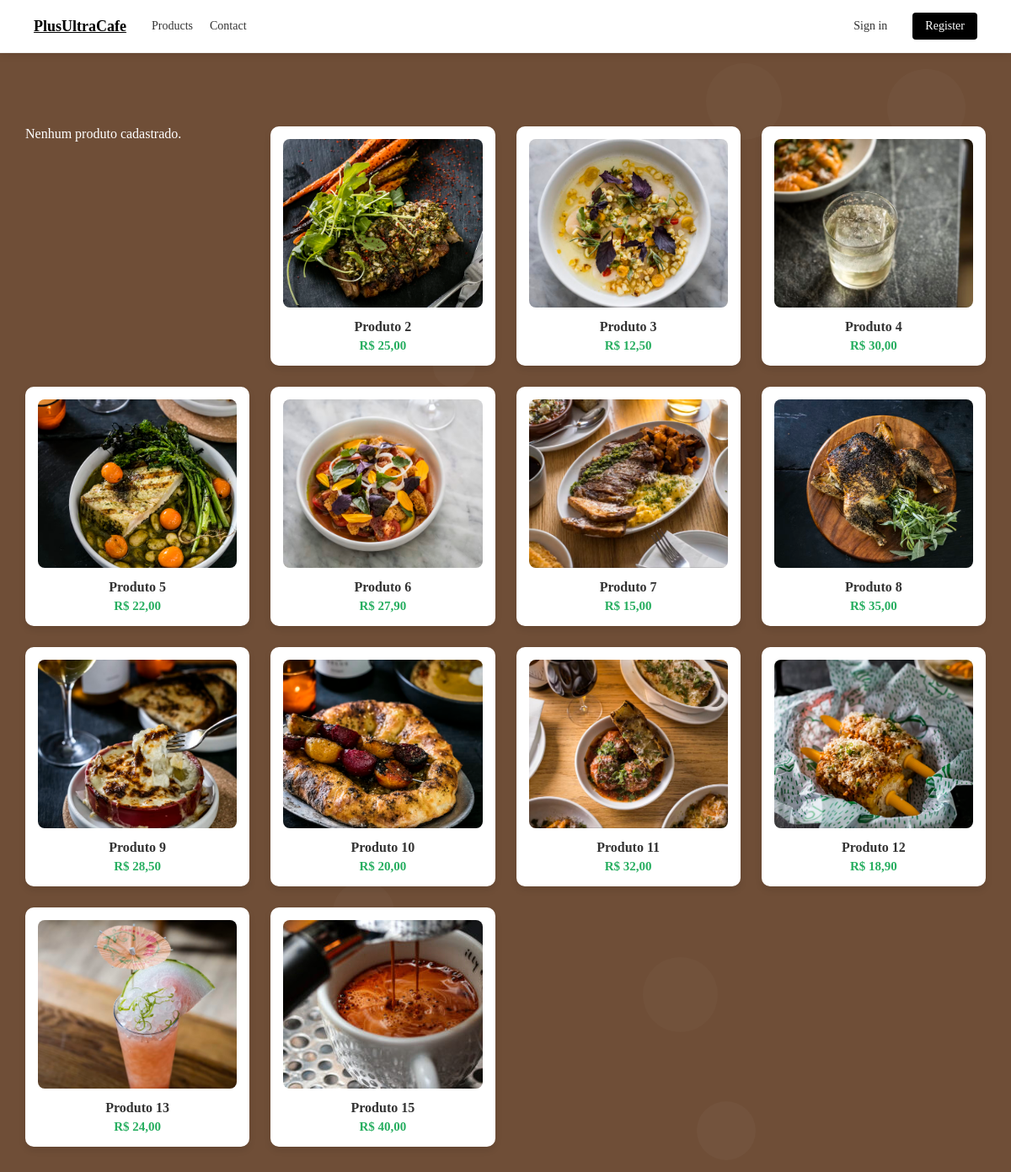
Before: /janela/products/ with the older database file.
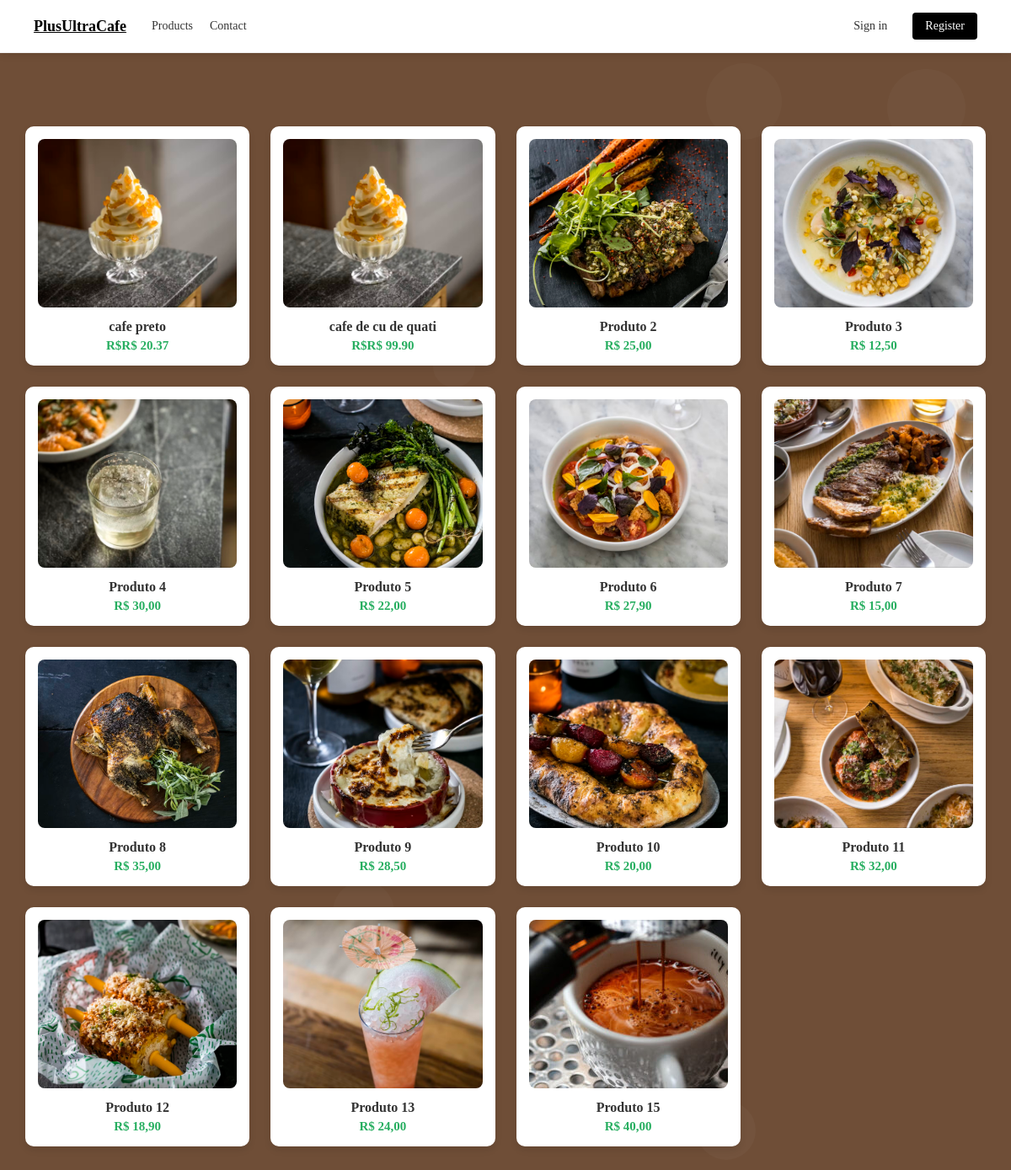
After: the same page with the newer database file.
### janela/models.py (models this page shows, shortened)
class Produto(models.Model):
    nome = models.CharField(max_length=200)
    descricao = models.TextField(blank=True, null=True)
    preco = models.DecimalField(max_digits=10, decimal_places=2)
    estoque = models.PositiveIntegerField(default=0)

### janela/views.py (the view)
# urls.py: path('products/', views.ver_produtos, name='products'),
def ver_produtos(request):
    lista_de_produtos = Produto.objects.all()
    contexto = {
        'produtos': lista_de_produtos
    }
    return render(request, 'janela/products.html', contexto)

### janela/context_processors.py (called while the page is built)
def auth_status(request):  # ← Mude o nome para auth_status
    return {
        'usuario_autenticado': request.user.is_authenticated,
        'usuario_nome': request.user.first_name if request.user.is_authenticated else None,
    }

### janela/templates/janela/products.html (shortened to what this page needs)
{% load static %}
<!DOCTYPE html>
<html lang="pt-br">
<head>
</head>
<body>
    <nav>
        <div class="nav-left">
            <a href="{% url 'index' %}" class="logo">PlusUltraCafe</a>
            <div class="nav-links">
                <a href="{% url 'products' %}">Products</a>
                <a href="{% url 'contact' %}">Contact</a>
            </div>
        </div>
        <div class="nav-right">
            {% if user.is_authenticated %}
            <div class="auth-buttons">
                <a href="{% url 'perfil' %}" class="welcome-text">Olá, {{ user.first_name }}!</span>
                    <a href="{% url 'logout' %}">Sair</a>
            </div>
            {% else %}
            <div class="auth-buttons">
                <a href="{% url 'login' %}">Sign in</a>
                <a href="{% url 'registro' %}">Register</a>
            </div>
            {% endif %}
        </div>
    </nav>
    <div class="products-container">
        {% for produto in produtos %}
        <div class="product-card">
            <img src="{% static 'imagens/31078Medsker_SundayInBrooklyn_February_239.jpg' %}" alt="Produto 1">
            <div class="product-name">{{ produto.nome }}</div>
            <div class="product-price">R$R$ {{ produto.preco }}</div>
        </div>
        {% empty %}
        <p style="color: white;">Nenhum produto cadastrado.</p>
        {% endfor %}
        <div class="product-card">
            <img src="{% static 'imagens/38407Medsker_SundayInBrooklyn_Fall_014.jpg' %}" alt="Produto 2">
            <div class="product-name">Produto 2</div>
            <div class="product-price">R$ 25,00</div>
        </div>
        <div class="product-card">
            <img src="{% static 'imagens/40883Medsker_SundayInBrooklyn_August2019_126.jpg' %}" alt="Produto 3">
            <div class="product-name">Produto 3</div>
            <div class="product-price">R$ 12,50</div>
        </div>
        <div class="product-card">
            <img src="{% static 'imagens/49253Medsker_SundayInBrooklyn_February_203.jpg' %}" alt="Produto 4">
            <div class="product-name">Produto 4</div>
            <div class="product-price">R$ 30,00</div>
        </div>
        <div class="product-card">
            <img src="{% static 'imagens/63476Medsker_SundayInBrooklyn_Fall_015.jpg' %}" alt="Produto 5">
            <div class="product-name">Produto 5</div>
            <div class="product-price">R$ 22,00</div>
        </div>
        <div class="product-card">
            <img src="{% static 'imagens/64836Medsker_SundayInBrooklyn_August2019_136.jpg' %}" alt="Produto 6">
            <div class="product-name">Produto 6</div>
            <div class="product-price">R$ 27,90</div>
        </div>
        <div class="product-card">
            <img src="{% static 'imagens/65644Medsker_SundayInBrooklyn_February_067.jpg' %}" alt="Produto 7">
            <div class="product-name">Produto 7</div>
            <div class="product-price">R$ 15,00</div>
        </div>
        <div class="product-card">
            <img src="{% static 'imagens/76024Medsker_SundayInBrooklyn_Fall_017.jpg' %}" alt="Produto 8">
            <div class="product-name">Produto 8</div>
            <div class="product-price">R$ 35,00</div>
        </div>
        <div class="product-card">
            <img src="{% static 'imagens/76068Medsker_SundayInBrooklyn_Fall_013_2.jpg' %}" alt="Produto 9">
            <div class="product-name">Produto 9</div>
            <div class="product-price">R$ 28,50</div>
        </div>
        <div class="product-card">
            <img src="{% static 'imagens/88717Medsker_SundayInBrooklyn_Fall_016.jpg' %}" alt="Produto 10">
            <div class="product-name">Produto 10</div>
            <div class="product-price">R$ 20,00</div>
        </div>
        <div class="product-card">
            <img src="{% static 'imagens/94637Medsker_SundayInBrooklyn_February_231.jpg' %}" alt="Produto 11">
            <div class="product-name">Produto 11</div>
            <div class="product-price">R$ 32,00</div>
        </div>
        <div class="product-card">
            <img src="{% static 'imagens/95488Medsker_SundayInBrooklyn_Fall_003.jpg' %}" alt="Produto 12">
            <div class="product-name">Produto 12</div>
            <div class="product-price">R$ 18,90</div>
        </div>
        <div class="product-card">
            <img src="{% static 'imagens/99204Medsker_SundayInBrooklyn_August2019_017.jpg' %}" alt="Produto 13">
            <div class="product-name">Produto 13</div>
            <div class="product-price">R$ 24,00</div>
        </div>
        <div class="product-card">
            <img src="{% static 'imagens/Qd5cbsfbQEifhoBtuXq7_zKMQYlWoQQanZ2m61Fgm_Copy of 180718_SundayInBrooklyn_0328.jpg' %}"
                alt="Produto 15">
            <div class="product-name">Produto 15</div>
            <div class="product-price">R$ 40,00</div>
        </div>
    </div>
</body>
</html>

### janela/templates/janela/products.html (style rules this page uses)
* { margin: 0; padding: 0; box-sizing: border-box; font-family: Tenor Sans; }
body { background: #6F4E37 100%; color: #333; padding: 30px; max-width: 1200px; margin: 0 auto; }
nav { display: flex; justify-content: space-between; align-items: center; padding: 15px 40px; border-bottom: 1px solid #eee; background-color: white; position: fixed; top: 0; left: 0; width: 100%; z-index: 1000; box-shadow: 0 2px 10px rgba(0, 0, 0, 0.1); }
.nav-left, .nav-right { display: flex; align-items: center; gap: 30px; }
.nav-links { display: flex; gap: 20px; }
.nav-links a { text-decoration: none; color: #333; font-weight: 500; font-size: 14px; }
.auth-buttons { display: flex; gap: 15px; }
.auth-buttons a { text-decoration: none; font-size: 14px; font-weight: 500; padding: 8px 15px; border-radius: 4px; }
.auth-buttons a:first-child { color: #333; }
.auth-buttons a:last-child { background-color: #000; color: white; }
.logo { font-weight: 700; font-size: 18px; color: #000; }
.products-container { margin-top: 120px; display: grid; grid-template-columns: repeat(auto-fill, minmax(250px, 1fr)); gap: 25px; }
.product-card { background: white; border-radius: 10px; padding: 15px; box-shadow: 0 4px 8px rgba(0, 0, 0, 0.1); text-align: center; transition: transform 0.2s ease-in-out; }
.product-card img { width: 100%; height: 200px; object-fit: cover; border-radius: 8px; margin-bottom: 10px; }
.product-name { font-weight: 600; font-size: 16px; margin-bottom: 5px; }
.product-price { color: #27ae60; font-weight: bold; font-size: 15px; }

Changed rows visible on the page:
added Produto: nome "cafe preto", preco "20.37"
added Produto: nome "cafe de cu de quati", preco "99.90"
Other visible differences:
text no longer shown: "Nenhum produto cadastrado."
